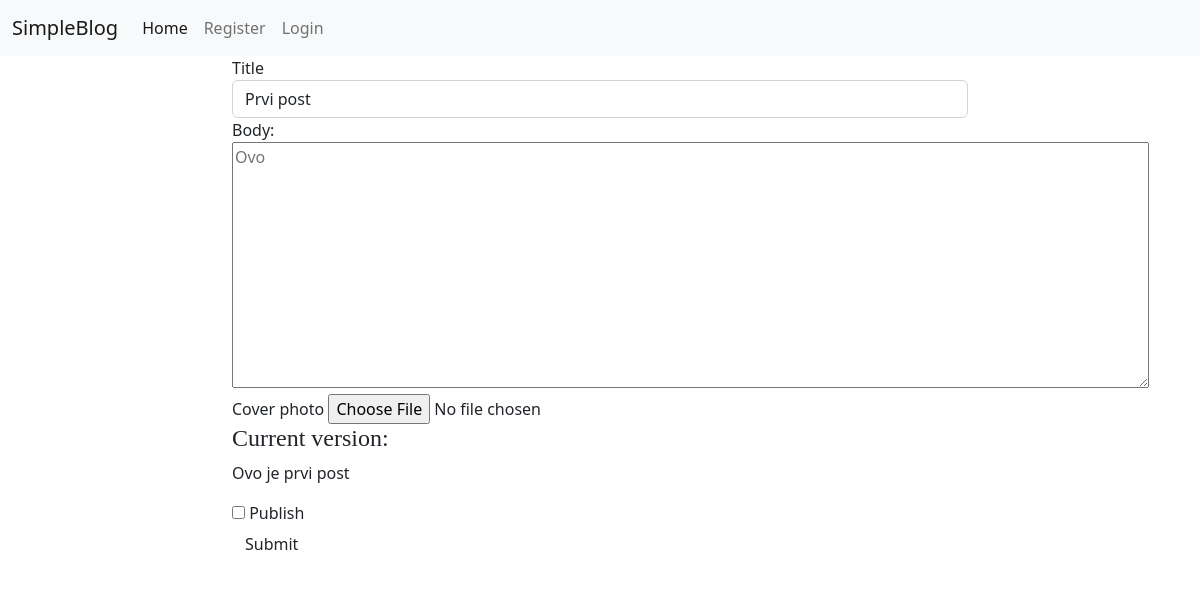
The app's page /post/1/edit/ with its own data.
### website/models.py (models this page shows, shortened)
class Post(models.Model):
    options=(
        ('draft', 'Draft'),
        ('published', 'Published'),
    )
    title = models.CharField(max_length=250)
    slug = models.SlugField(max_length=250, unique=True)
    publish = models.DateTimeField(default=timezone.now)
    author = models.ForeignKey(User, on_delete=models.CASCADE, related_name='blog_post')
    content = models.TextField()
    status = models.CharField(max_length=10, choices=options, default='draft')
    image = ResizedImageField(null=True, blank=True, upload_to="images")
    class Meta:
        ordering = ('-publish',)

### website/views.py (the view, shortened to what this page needs)
# urls.py: path('post/<int:post>/edit/', views.editpost, name='post_single_edit'),
def editpost(request, post):
    pp = get_object_or_404(Post, id=post)
    if request.method=="GET":
        return render(request, 'editpost.html', {'post': pp})

### website/templates/editpost.html (shortened to what this page needs)
{% extends "base.html" %}
{% load static %}
{% block content %}
<form action="" METHOD="POST" enctype="multipart/form-data">
    <div class="form-group">
      <label for="title">Title</label>
      <input name = 'title' type="title" value = "{{post.title}}" class="form-control" id="title">
    </div>
    <div class="form-group">
      <label for="body">Body:</label>
    </div>
    <div>
      <textarea  id="body" placeholder = {{post.content}} name="body" rows="10" cols="97"></textarea>
    </div>
      <div>
        <label for="image">Cover photo</label>
        <input name="image" type="file" id="image">
      </div>
      <h4>Current version:</h4>
       <p>{{post.content}}</p>
    <div class="checkbox">
      <label><input value="NO" name='publish' type="checkbox" id="publish"> Publish </label>
    </div>
    <button type="submit"  class="btn btn-default">Submit</button>
  </form>
{% endblock %}

### website/templates/blog.css (style rules this page uses)
h1, h2, h3, h4, h5, h6 { font-family: "Playfair Display", Georgia, "Times New Roman", serif; }

### records on screen
Post: title "Prvi post", body "Ovo", content "Ovo je prvi post"
